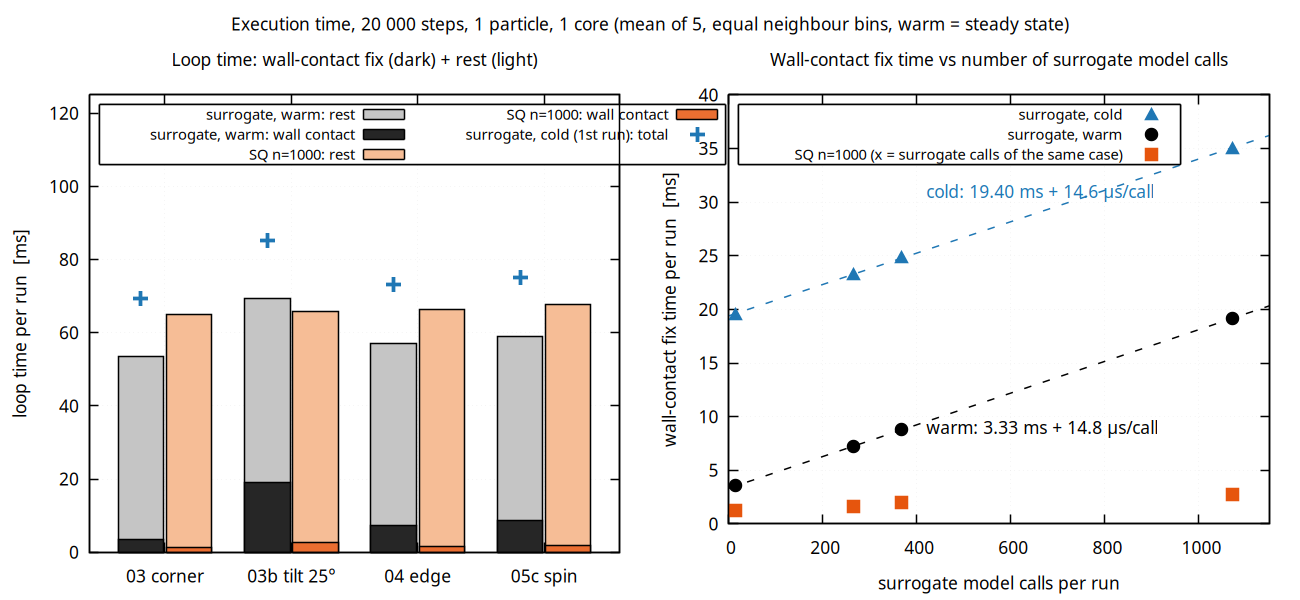

gnuplot code for this plot:
load "common.gp"
set output "fig06_execution_time.png"
set terminal pngcairo size 1300,600 enhanced font "Sans,13" linewidth 1.5
set multiplot layout 1,2 title "Execution time, 20 000 steps, 1 particle, 1 core (mean of 5, equal neighbour bins, warm = steady state)"
F = S."timing_plot.dat"
set style fill solid 0.85 border -1
set boxwidth 0.36
set xtics ("03 corner" 0, "03b tilt 25°" 1, "04 edge" 2, "05c spin" 3)
set xrange [-0.6:3.6]
set yrange [0:125]
set ylabel "loop time per run  [ms]"
set key top left maxrows 3 font ",11"
set title "Loop time: wall-contact fix (dark) + rest (light)"
plot F u ($1-0.19):($6+$5)  w boxes lc rgb "#bbbbbb" t "surrogate, warm: rest", \
     F u ($1-0.19):5        w boxes lc rgb "black"   t "surrogate, warm: wall contact", \
     F u ($1+0.19):($9+$8)  w boxes lc rgb "#f4b183" t "SQ n=1000: rest", \
     F u ($1+0.19):8        w boxes lc rgb "#e6550d" t "SQ n=1000: wall contact", \
     F u ($1-0.19):10       w p pt 1 ps 2.5 lw 2.5 lc rgb "#1f77b4" t "surrogate, cold (1st run): total"
set title "Wall-contact fix time vs number of surrogate model calls"
set xtics auto
set xrange [0:1150]
set yrange [0:40]
set xlabel "surrogate model calls per run"
set ylabel "wall-contact fix time per run  [ms]"
set key top left maxrows 3 font ",11"
fw(x) = aw + bw*x
fc(x) = ac + bc*x
aw = 3; bw = 0.015; ac = 19; bc = 0.015
fit fw(x) F u 3:5 via aw, bw
fit fc(x) F u 3:11 via ac, bc
set label 1 sprintf("warm: %.2f ms + %.1f µs/call", aw, bw*1000) at 420,9  tc rgb "black"
set label 2 sprintf("cold: %.2f ms + %.1f µs/call", ac, bc*1000) at 420,31 tc rgb "#1f77b4"
plot F u 3:11 w p pt 9 ps 2 lc rgb "#1f77b4" t "surrogate, cold", fc(x) w l lc rgb "#1f77b4" dt 2 notitle, \
     F u 3:5  w p pt 7 ps 2 lc rgb "black"   t "surrogate, warm", fw(x) w l lc rgb "black" dt 2 notitle, \
     F u 3:8  w p pt 5 ps 2 lc rgb "#e6550d" t "SQ n=1000 (x = surrogate calls of the same case)"
unset multiplot
